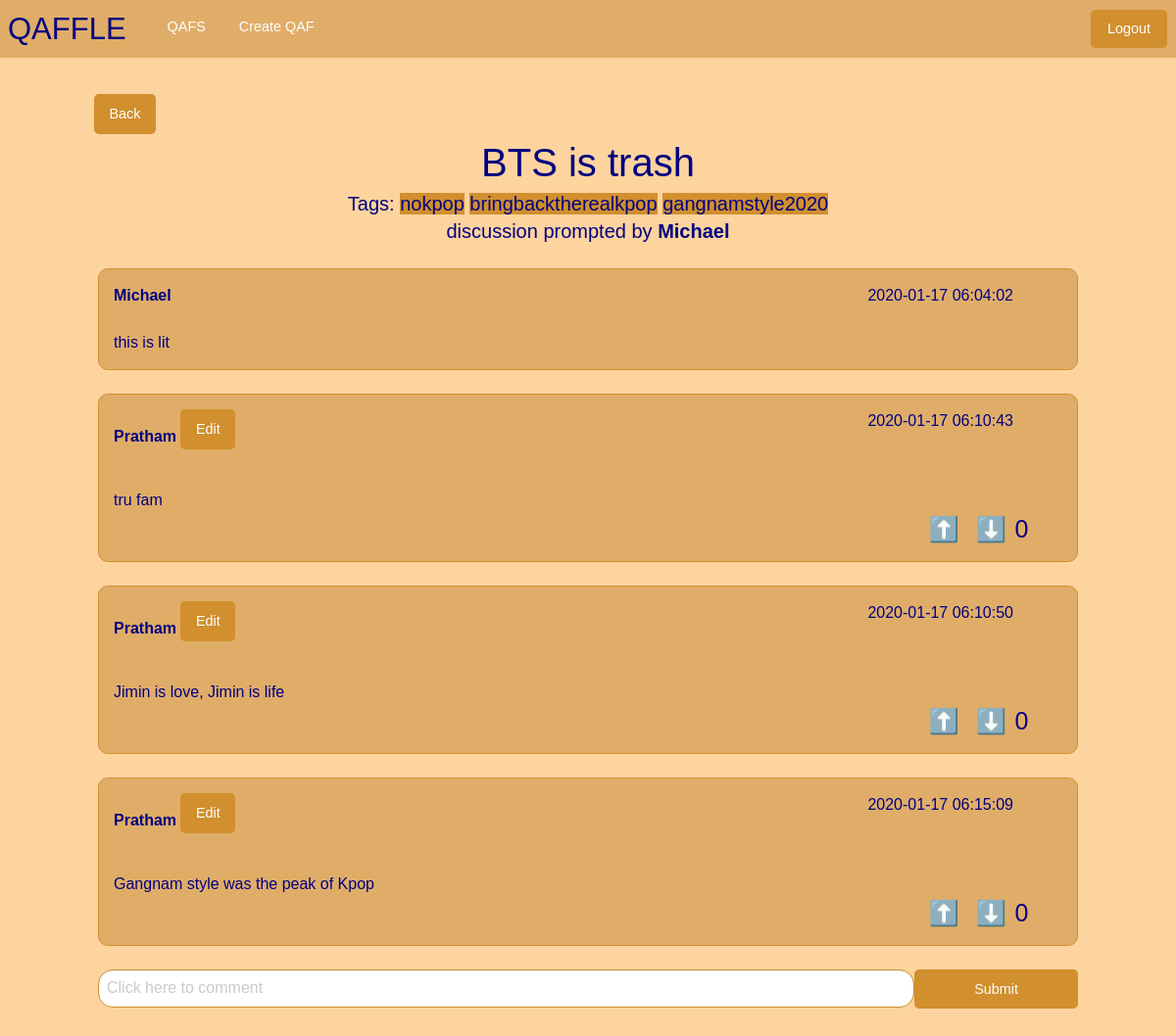
/qaf/1/6 (signed in), run on the app's committed database.
### tables this page shows
CREATE TABLE posts (id INTEGER PRIMARY KEY, author_id INTEGER, title TEXT, content TEXT, qaf_id INTEGER, tags TEXT, time_created DATETIME DEFAULT CURRENT_TIMESTAMP, net_vote INTEGER);

CREATE TABLE users (id INTEGER PRIMARY KEY, username TEXT, password TEXT, waffles INT, qafs_joined TEXT);

CREATE TABLE comments (id INTEGER PRIMARY KEY, author_id INTEGER, content TEXT, post_id INTEGER, qaf_id INTEGER, time_created DATETIME DEFAULT CURRENT_TIMESTAMP, net_vote INTEGER);

### quaffle/__init__.py (the view)
@app.route("/qaf/<qaf_id>/<post_id>", methods=['GET', 'POST'])
def show_post(qaf_id,post_id):
    if current_user() == None:
      flash('You must be logged in to access this page', 'warning')
      return redirect( url_for( 'login'))
    if ('comment' in request.form):
        entry = request.form
        Comment.new_comment(current_user().id, entry['comment'], post_id, qaf_id)
    if ('post_id' in request.form):
        return redirect(url_for('edit_title', post = request.form['post_id']))
    if('comment_id' in request.form):
        return redirect(url_for('edit_comment', comment = request.form['comment_id']))
    post = Post(post_id)
    comments = post.get_comments()
    return render_template('post.html', title = post.title, post = post, comments = comments, author = User(post.author_id).username)

### quaffle/__init__.py (called while the page is built)
def current_user():
    if 'user_id' in session:
        return User(session['user_id'])
    return None

@app.context_processor
def make_template_globals():
    return dict(current_user=current_user())

### quaffle/util/db_builder.py (called while the page is built)
def execute(cmd):
    db = sqlite3.connect(DB_FILE)
    c = db.cursor()
    output = c.execute(cmd)
    db.commit()
    return output

### quaffle/util/post.py (called while the page is built)
    def get_comments(self):
        command = f'SELECT id FROM comments WHERE post_id = {self.id}'
        data = execute(command).fetchall()
        comments = []
        for comment_id in data:
            comments.append(Comment(comment_id[0]))
        return comments

### quaffle/templates/post.html (shortened to what this page needs)
{% extends "base.html" %}
{% block content %}
<div class="button-group grid-x">
  <a class = "button" style="margin-left:8%;" href="/qaf/{{post.qaf_id}}">Back</a>
</div>
<div class="grid-x">
  <h2 class="small-12">{{ post.title }}</h2>
  <h5 class="small-12">Tags:
    {% for tag in post.tags %}
      <span class = "tag">{{ tag }}</span>
    {% endfor %}
  </h5>
  <h5 class="small-12">discussion prompted by <strong>{{author}}</strong></h5>
  <div class="small-12">
    <br>
  </div>
  <div class="small-10 small-offset-1 post" style="word-wrap:break-word;">
    <span style="float:right;margin-right:50px">{{post.time_created}}</span><strong>{{author}}</strong><br><br>
    {{ post.content }}
  </div>
  <br>
  {% if comments %}
    <div class="small-12"><br></div>
    {% for comment in comments %}
    <div class="post small-10 small-offset-1 grid-x">
      <div class="small-12">
        {% if comment.author_id == current_user.id %}
          <form class="form-group" method="post">
            <strong class="small-6">{{comment.author}}</strong><span style="float:right;margin-right:50px">{{comment.time_created}}</span>
            <button type="submit" class="button" name='comment_id' value="{{ comment.id }}"> Edit </button>
          </form>
        {%else %}
          <strong class="small-6">{{comment.author}}</strong><span style="float:right;margin-right:50px">{{comment.time_created}}</span>
        {% endif %}
      </div>
      <div class="small-12">
        <br>
      </div>
      <div class="small-12" id='content' style="word-wrap: break-word;">{{comment.content}}</div>
      <div class="small-4 upvote" id="{{comment.id}}" style="margin-left:85%;width:5%">
        <h4 class="upvote" id="{{comment.id}}">⬆️</h4>
      </div>
      <div class="small-4 downvote" id="{{comment.id}}" style="width:5%">
        <h4 class="downvote" id="{{comment.id}}" >⬇️</h4>
      </div>
      <div>
        <h4 class="votes" id="{{comment.id}}">{{comment.net_vote}}</h4>
      </div>
    </div>
    <div class="small-12">
      <br>
    </div>
    {% endfor %}
  {% endif %}
</div>
<div class="small-12 grid-x">
  <form class="form-group small-10 small-offset-1" method="post">
    <div class="grid-x">
      <input class="textInput small-10" name="comment" type="text" placeholder='Click here to comment'>
      <input class="button small-2" type="submit" value="Submit">
    </div>
    <br>
  </form>
</div>
{% endblock content %}

### quaffle/static/css/stylesheet.css (style rules this page uses)
body { font-family: 'Overpass', sans-serif; background-color: RGB(253, 211, 158); color: navy; }
a { border: 0px; border-color: RGB(209, 143, 46); padding: 0px; font-family: 'Overpass', sans-serif; }
.button { background-color: RGB(209, 143, 46); border-radius: 5px; }
.button-group { margin: auto; }
h2 { color: navy; margin: auto; font-family: 'Overpass', sans-serif; text-align: center; }
h4 { color: navy; margin: auto; font-family: 'Overpass', sans-serif; text-align: center; }
h5 { margin: auto; text-align: center; font-family: 'Overpass', sans-serif; }
.tag { background-color: RGB(209, 143, 46); }
.textInput { border-radius: 15px; background-color: white; border-color: RGB(209, 143, 46); color: navy; }
.post { border-color: RGB(209, 143, 46); border-style: solid; border-width: thin; border-radius: 10px; background-color: RGB(224, 173, 104); padding: 15px; }

### data on the page
posts: title "BTS is trash", time_created "2020-01-17 06:04:02", content "this is lit"
users: username "Michael"
users: author "Pratham" "Pratham" "Pratham"
comments: time_created "2020-01-17 06:10:43", content "tru fam"
comments: time_created "2020-01-17 06:10:50", content "Jimin is love, Jimin is life"
comments: time_created "2020-01-17 06:15:09", content "Gangnam style was the peak of Kpop"

### other printed values
{{ tag }} "nokpop" "bringbacktherealkpop" "gangnamstyle2020"
{{ comment.net_vote }} "0" "0" "0"
